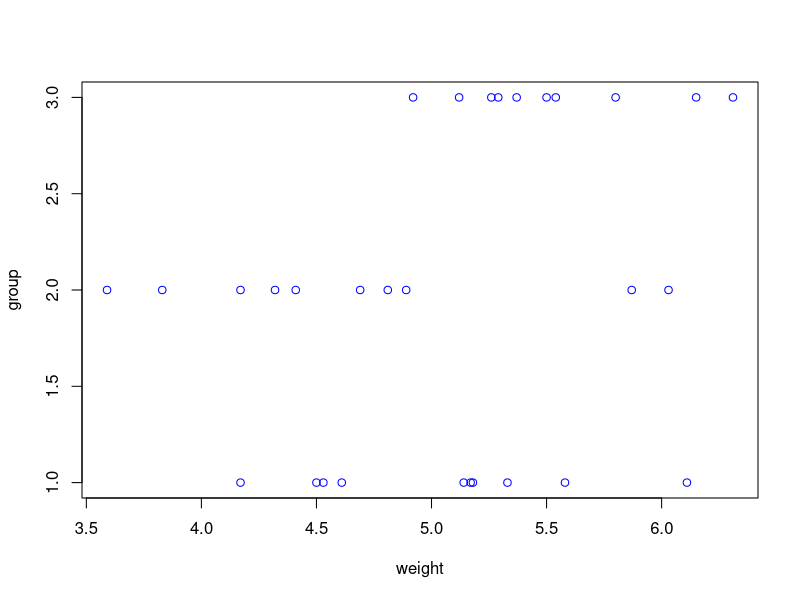
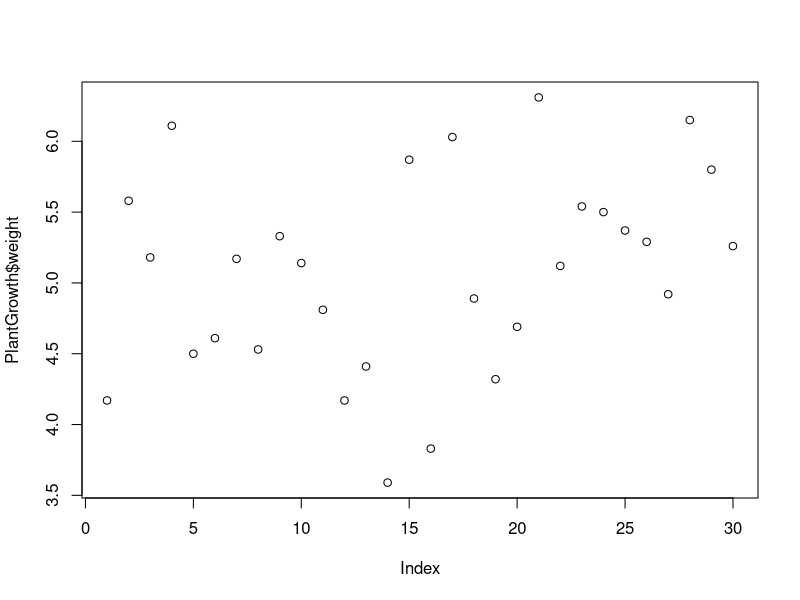
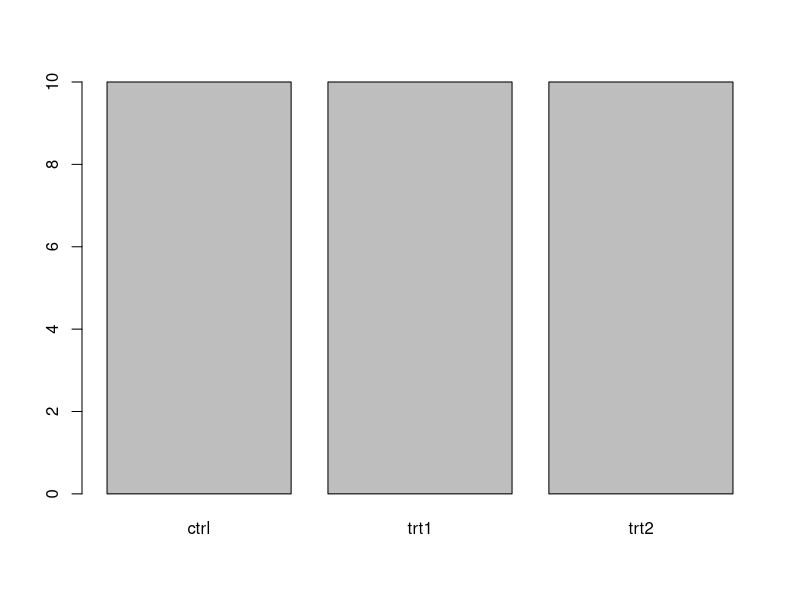
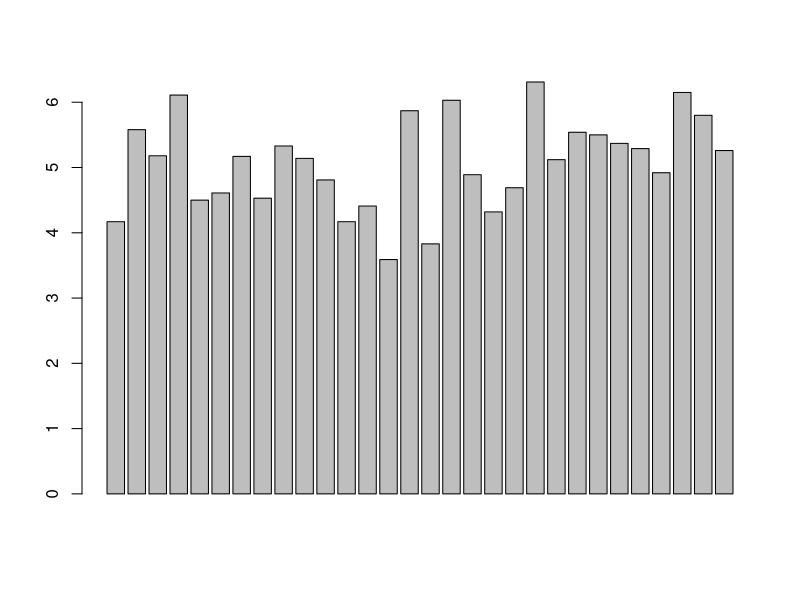

Recreate these plots in R, in order. (Note: this script raises an error after producing the figures.)
harshi<- datasets::PlantGrowth
# to find first 10 rows of plantgrowth
head(PlantGrowth,10)
# to find last 10 rows of plantGrowth
tail(PlantGrowth,10)
# to find summary of the plantGrowth
summary(PlantGrowth)
PlantGrowth[,c(1,2)]
df<-PlantGrowth[,-6]
# summary of plantgrowth
summary(PlantGrowth[,1])
#summary of weight on plantgrowth
summary(PlantGrowth$weight)
#summary of group on plantgrowth
summary(PlantGrowth$group)
#plotting
plot(PlantGrowth,col='blue')
# plotting on weight on plantgrowth
plot(PlantGrowth$weight)
# plotting on growth on plantgrowth
plot(PlantGrowth$group)
# Barplot on plantgrowth
barplot(PlantGrowth$weight)
barplot(PlantGrowth$group)
# Histogram on plantgrowth
hist(PlantGrowth$weight)
hist(PlantGrowth$group)
# boxplot on plantgrowth
boxplot(PlantGrowth)
# giving main title to the boxplot
boxplot(PlantGrowth,main='multiple boxplots')
